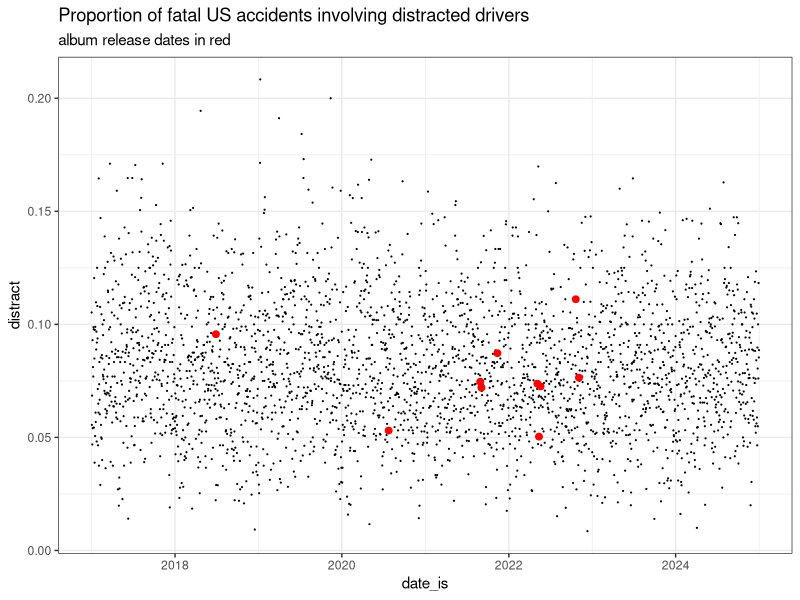
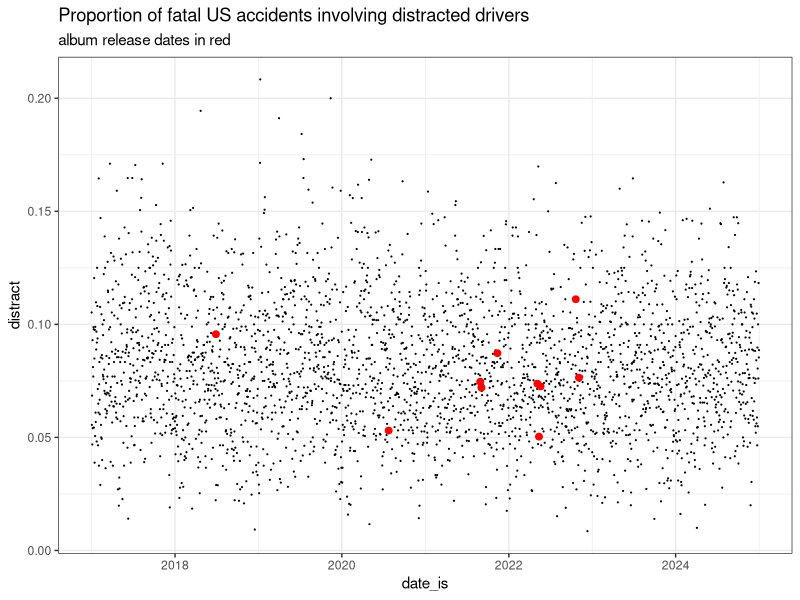

Source code (R) for these figures, in order:
library(dplyr)
library(tidyr)
library(lubridate)
library(readxl)
# source: National Highway Traffic Safety Administration (NHTSA) Motor Vehicle Crash Data Querying and Reporting
# The Yes no columns are recorded distracted driver indicators
crashes <- read_excel("CrashReport.xlsx", skip=6, guess_max = 3680)
#source: digitisation of article table image
top10 <- read_excel("top10.xlsx", skip=1)

clean_crash <- crashes |> 
  fill(...1, ...2, ...3) |> 
  mutate(date_is = ymd(paste(...1, ...2, ...3))) |> 
  filter(!is.na(date_is)) #gets rid of totals
clean_top10 <- top10 |> 
  mutate(date_is = mdy(`Date released`))

combo <- clean_crash |> 
  left_join(clean_top10, by="date_is")

distract <- combo |> 
  mutate(distract = Yes/Total)

library(ggplot2)
ggplot(distract, aes(x=date_is, y=distract)) +
  geom_point(size=.1) +
  theme_bw() + 
  geom_point(data=distract |> filter(!is.na(Album)), colour="red", size=2) +
  labs(title="Proportion of fatal US accidents involving distracted drivers",
       subtitle="album release dates in red")
ggsave(filename="ggsky.jpg", width=2016, height=1134, units="px")
